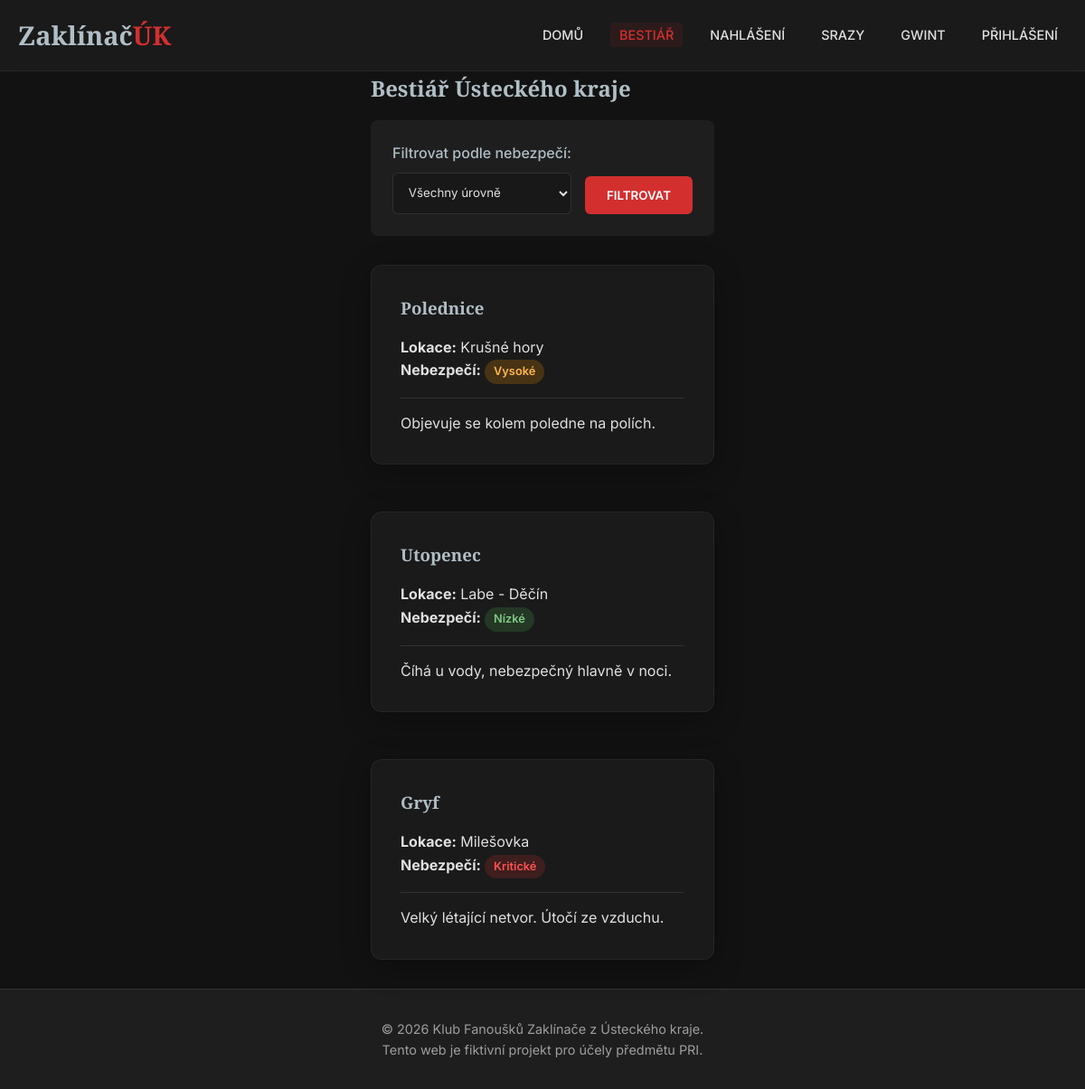
Page /bestiary.php on the committed database.
### tables this page shows
CREATE TABLE monsters (
    id INT AUTO_INCREMENT PRIMARY KEY,
    name VARCHAR(255) NOT NULL,
    location VARCHAR(255) NOT NULL,
    danger_level VARCHAR(50) NOT NULL,
    description TEXT
) DEFAULT CHARSET=utf8mb4 COLLATE=utf8mb4_unicode_ci;

### www/bestiary.php (the view, shortened to what this page needs)
<?php
require_once 'includes/db.php';
$sql = "SELECT * FROM monsters";
$params = [];
$stmt = $pdo->prepare($sql);
$stmt->execute($params);
$monsters = $stmt->fetchAll();
include 'layout/header.php';
?>
<h2>Bestiář Ústeckého kraje</h2>
<form method="GET" action="bestiary.php" class="filter-section">
    <div class="form-group" style="margin: 0; flex: 1;">
        <label for="danger">Filtrovat podle nebezpečí:</label>
        <select name="danger" id="danger">
            <option value="">Všechny úrovně</option>
        </select>
    </div>
    <button type="submit" class="btn">Filtrovat</button>
</form>
<div class="grid">
    <?php if (count($monsters) > 0): ?>
        <?php foreach ($monsters as $monster): ?>
            <div class="card">
                <h3><?= htmlspecialchars($monster['name']) ?></h3>
                <p><strong>Lokace:</strong> <?= htmlspecialchars($monster['location']) ?></p>
                <p><strong>Nebezpečí:</strong> <span class="badge danger-<?= htmlspecialchars($monster['danger_level']) ?>"><?= htmlspecialchars($monster['danger_level']) ?></span></p>
                <hr style="border: 0; border-top: 1px solid var(--border-color); margin: 15px 0;">
                <p><?= nl2br(htmlspecialchars($monster['description'])) ?></p>
            </div>
        <?php endforeach; ?>
    <?php else: ?>
        <p>Žádná monstra nevyhovují vašemu filtru.</p>
    <?php endif; ?>
</div>
<?php include 'layout/footer.php'; ?>

### www/css/style.css (style rules this page uses)
:root { --bg-color: #121212; --surface-color: #1e1e1e; --primary-color: #d32f2f; --primary-hover: #f44336; --text-main: #e0e0e0; --text-muted: #9e9e9e; --silver: #b0bec5; --border-color: rgba(255, 255, 255, 0.1); --glass-bg: rgba(30, 30, 30, 0.7); --glass-border: rgba(255, 255, 255, 0.05); }
* { margin: 0; padding: 0; box-sizing: border-box; }
body { font-family: 'Inter', sans-serif; background-color: var(--bg-color); color: var(--text-main); line-height: 1.6; min-height: 100vh; display: flex; flex-direction: column; }
h1, h2, h3, h4, h5, h6 { font-family: 'Cinzel', serif; font-weight: 700; color: var(--silver); margin-bottom: 1rem; }
.card { background: var(--glass-bg); border: 1px solid var(--glass-border); border-radius: 12px; padding: 2rem; margin-bottom: 2rem; box-shadow: 0 8px 32px 0 rgba(0, 0, 0, 0.3); backdrop-filter: blur(4px); transition: transform 0.3s ease, box-shadow 0.3s ease; }
.grid { display: grid; grid-template-columns: repeat(auto-fill, minmax(300px, 1fr)); gap: 20px; }
.form-group { margin-bottom: 1.5rem; }
label { display: block; margin-bottom: 0.5rem; color: var(--silver); font-weight: 500; }
input, select, textarea { width: 100%; padding: 0.8rem; background: rgba(0, 0, 0, 0.2); border: 1px solid var(--border-color); border-radius: 6px; color: var(--text-main); font-family: 'Inter', sans-serif; transition: border-color 0.3s ease, box-shadow 0.3s ease; }
select option { background-color: var(--surface-color); color: var(--text-main); }
.btn { display: inline-block; background: var(--primary-color); color: #fff; border: none; padding: 0.8rem 1.5rem; border-radius: 6px; cursor: pointer; font-family: 'Inter', sans-serif; font-weight: 600; text-transform: uppercase; transition: background 0.3s ease, transform 0.2s ease; }
.badge { display: inline-block; padding: 0.2rem 0.6rem; border-radius: 20px; font-size: 0.8rem; font-weight: 600; background: rgba(255, 255, 255, 0.1); color: var(--text-muted); }
.danger-Kritické { background: rgba(211, 47, 47, 0.2); color: #ff5252; }
.danger-Vysoké { background: rgba(255, 152, 0, 0.2); color: #ffb74d; }
.danger-Nízké { background: rgba(76, 175, 80, 0.2); color: #81c784; }
.filter-section { background: var(--surface-color); padding: 1.5rem; border-radius: 8px; margin-bottom: 2rem; display: flex; gap: 15px; align-items: flex-end; }

### rows in the picture
monsters: name "Polednice", location "Krušné hory", danger_level "Vysoké", description "Objevuje se kolem poledne na polích."
monsters: name "Utopenec", location "Labe - Děčín", danger_level "Nízké", description "Číhá u vody, nebezpečný hlavně v noci."
monsters: name "Gryf", location "Milešovka", danger_level "Kritické", description "Velký létající netvor. Útočí ze vzduchu."
